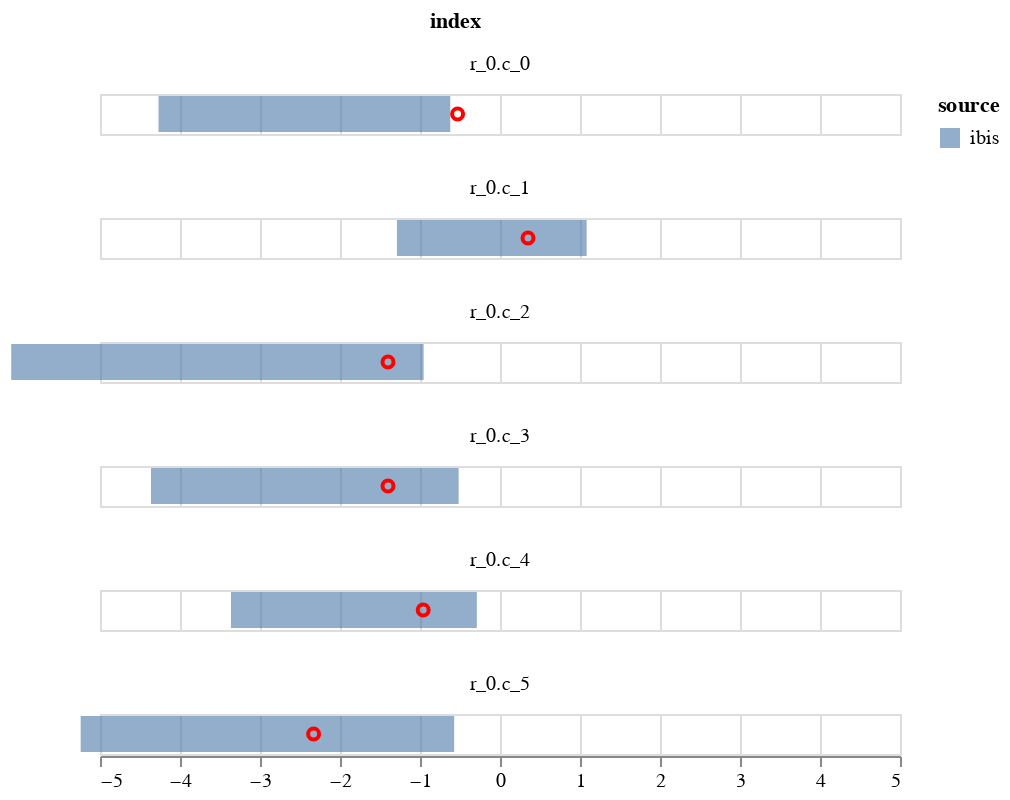

Write notebook code for a chart like this one.
### Code cell
c1 = alt.Chart(plot_data).mark_bar(opacity=0.6).encode(
    alt.X('q1', title=None,  scale=alt.Scale(domain=[-5,5])),
    alt.X2('q2', title=None),
    alt.Color('source'),    
)
    

c2 = alt.Chart(plot_data).mark_point(opacity=1, color='red').encode(
        alt.X('data', title=None),
)
(c1+c2).facet(
       'index',
    columns=1
    )

### Figure 1 — Vega-Lite specification as saved in the notebook (floating-point values rounded to 4 significant figures)
{"config": {"view": {"continuousWidth": 400, "continuousHeight": 300}}, "data": {"name": "data-5b92f3d5035ade7ed2e06ee1da1f4103"}, "facet": {"type": "nominal", "field": "index"}, "spec": {"layer": [{"mark": {"type": "bar", "opacity": 0.6}, "encoding": {"color": {"type": "nominal", "field": "source"}, "x": {"type": "quantitative", "field": "q1", "scale": {"domain": [-5, 5]}, "title": null}, "x2": {"field": "q2", "title": null}}}, {"mark": {"type": "point", "color": "red", "opacity": 1}, "encoding": {"x": {"type": "quantitative", "field": "data", "title": null}}}]}, "columns": 1, "$schema": "https://vega.github.io/schema/vega-lite/v4.8.1.json", "datasets": {"data-5b92f3d5035ade7ed2e06ee1da1f4103": [{"index": "r_0.c_0", "q1": -4.269, "q2": -0.6213, "source": "ibis", "data": -0.53}, {"index": "r_0.c_1", "q1": -1.288, "q2": 1.083, "source": "ibis", "data": 0.35}, {"index": "r_0.c_2", "q1": -6.11, "q2": -0.9547, "source": "ibis", "data": -1.4}, {"index": "r_0.c_3", "q1": -4.363, "q2": -0.5171, "source": "ibis", "data": -1.4}, {"index": "r_0.c_4", "q1": -3.363, "q2": -0.2896, "source": "ibis", "data": -0.96}, {"index": "r_0.c_5", "q1": -5.241, "q2": -0.5727, "source": "ibis", "data": -2.33}]}}
